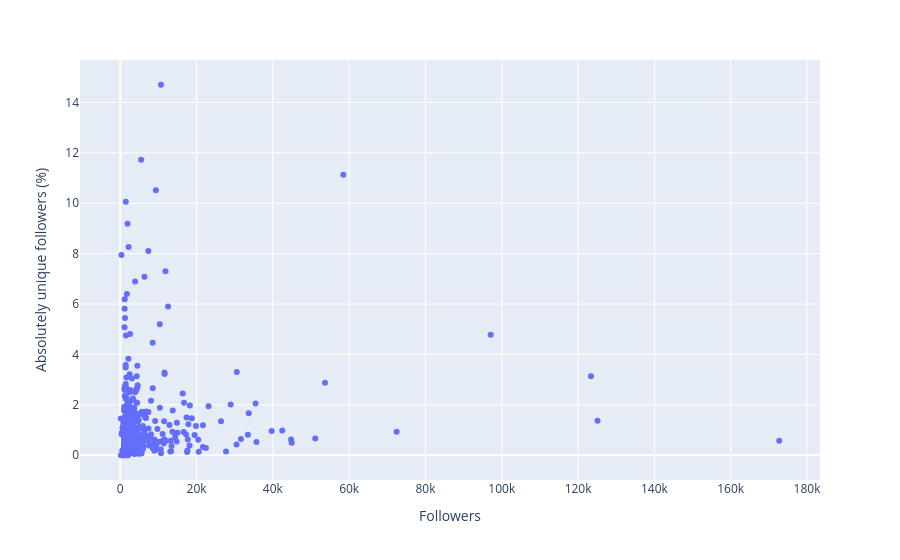

The code cell stored with this chart in its notebook:
### Markdown cell above
#### Количество абсолютных уникалов среди фолловеров

### Code cell
follows_count = []
abs_unique = []
for vtuber in data.vtuber_names:
    follows_count.append(len(data.vtuber_followers[vtuber]))
for vtuber in data.vtuber_names:
    vtuber_abs_unique = 0
    for follower in data.vtuber_followers[vtuber]:
        if follower.user is not None and follower.user.follows_count == 1:
            vtuber_abs_unique += 1
    abs_unique.append(vtuber_abs_unique)
abs_unique = np.array(abs_unique)
follows_count = np.array(follows_count)

df = pd.DataFrame({
    "Absolutely unique followers (%)": abs_unique / follows_count * 100,
    "Followers": follows_count,
    "Vtuber": vtuber_names,
})
fig = px.scatter(df, x="Followers", y="Absolutely unique followers (%)", hover_name="Vtuber")
fig.show()

### Figure 1 — Plotly figure (JSON) as saved in the notebook; plotly's stock layout.template omitted (floating-point values rounded to 4 significant figures; data arrays with more than 128 entries replaced by an {"elided": "..."} marker saying what was removed)
{"data": [{"hovertemplate": "<b>%{hovertext}</b><br><br>Followers=%{x}<br>Absolutely unique followers (%)=%{y}<extra></extra>", "hovertext": {"elided": "750 str values"}, "legendgroup": "", "marker": {"color": "#636efa", "symbol": "circle"}, "mode": "markers", "name": "", "orientation": "v", "showlegend": false, "type": "scatter", "x": {"elided": "750 int values"}, "xaxis": "x", "y": {"elided": "750 float values"}, "yaxis": "y"}], "layout": {"legend": {"tracegroupgap": 0}, "margin": {"t": 60}, "xaxis": {"anchor": "y", "domain": [0, 1], "title": {"text": "Followers"}}, "yaxis": {"anchor": "x", "domain": [0, 1], "title": {"text": "Absolutely unique followers (%)"}}}}
